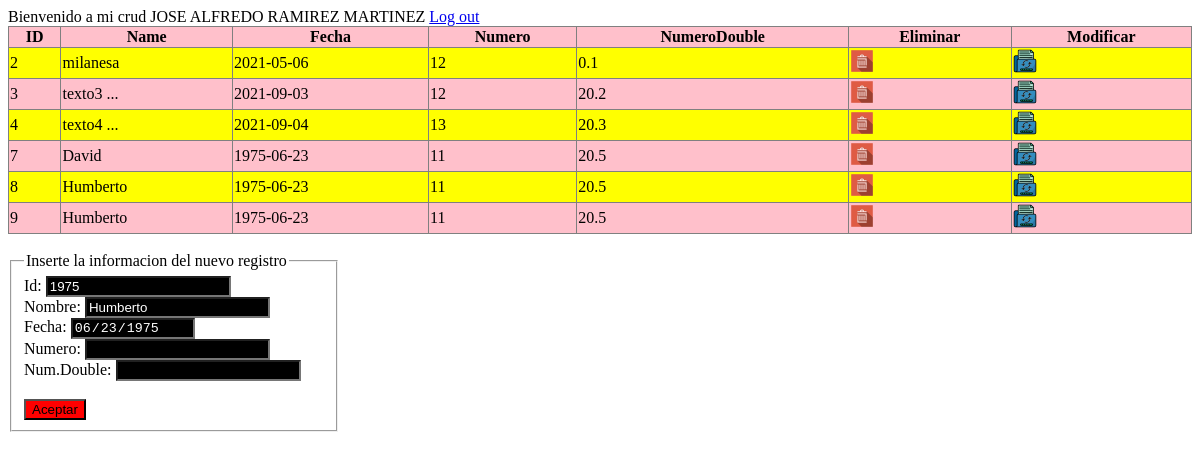
/crud/crud.php (signed in), run on the app's committed database.
### tables this page shows
CREATE TABLE `table1` (
  `column1` int(11) NOT NULL,
  `column2` varchar(255) NOT NULL,
  `column3` date NOT NULL,
  `column4` int(11) NOT NULL,
  `column5` double NOT NULL
);

### crud/crud.php (the view, shortened to what this page needs)
<?php
include("./inc/settings.php");
?>
<!DOCTYPE html>
<html lang="en">
<head>
<link rel="stylesheet" href="./css/estilos.css">
</head>
<body>
    Bienvenido a mi crud
    <?= $_SESSION["nombre"]?>
    <?= $_SESSION["apellido1"]?>
    <?= $_SESSION["apellido2"]?>
    <a href="logout.php" >Log out</a>
<?php
$conn = new mysqli($servername, $username, $password, $dbname);
$sql = "SELECT column1, column2, column3, column4, column5 FROM table1";
$result = $conn->query($sql);
if ($result->num_rows > 0) {
  echo "<table border='1'><tr><th>ID</th><th>Name</th><th>Fecha</th><th>Numero</th><th>NumeroDouble</th><th>Eliminar</th><th>Modificar</th></tr>";
  while($row = $result->fetch_assoc()) {
    echo "\n<tr>\n\t<td>".$row["column1"]."</td>\n\t<td>".$row["column2"]."</td>\n\t<td>".$row["column3"]."</td>\n\t<td>".$row["column4"]."</td>\n\t<td>".$row["column5"]."</td>";
    echo "<td><a href='eliminar.php?colum1=".$row["column1"]."' onclick='return confirmar()'><img src='./img/eliminar.png'></a></td><td>
          <a href='update.php?colum1=".$row["column1"]."' onclick='return confirmarModificar()'><img src='./img/update.png'></td></tr>\n";
  }
  echo "</table>";
} else {
  echo "0 results";
}
?>
<br>
<form action="insertar.php" method="post">
<fieldset style="width:300px">
<legend>Inserte la informacion del nuevo registro</legend>
  Id: <input type="number" name="identificador" id="" value="1975" class="w3-input" required><br>
  Nombre: <input type="text" name="nombre" id="" value="Humberto" class="w3-input"><br>
  Fecha: <input type="date" name="fecha" id="" value="1975-06-23"><br>
  Numero: <input type="number" name="numero" id="" value=""><br>
  Num.Double: <input type="number" name="numdouble" id="" value=""><br>
  <br>
  <input type="submit" value="Aceptar"><br>
</fieldset>
</form>
</body>
</html>

### crud/css/estilos.css (style rules this page uses)
tr:nth-child(even) { background-color: yellow; }
tr:nth-child(odd) { background-color: pink; }
table { width: 100%; border-collapse: collapse; }
input[type="text"] { background:black; color:white; }
input[type="number"] { background:black; color:white; }
input[type="date"] { background:black; color:white; }
input[type="submit"] { background: red; }

### data on the page
table1: column1 "2", column2 "milanesa", column3 "2021-05-06", column4 "12", column5 "0.1"
table1: column1 "3", column2 "texto3 ...", column3 "2021-09-03", column4 "12", column5 "20.2"
table1: column1 "4", column2 "texto4 ...", column3 "2021-09-04", column4 "13", column5 "20.3"
table1: column1 "7", column2 "David", column3 "1975-06-23", column4 "11", column5 "20.5"
table1: column1 "8", column2 "Humberto", column3 "1975-06-23", column4 "11", column5 "20.5"
table1: column1 "9", column2 "Humberto", column3 "1975-06-23", column4 "11", column5 "20.5"

### other printed values
$_SESSION["nombre"] "JOSE ALFREDO"
$_SESSION["apellido1"] "RAMIREZ"
$_SESSION["apellido2"] "MARTINEZ"
